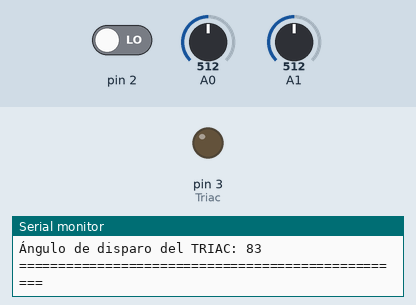
A sketch run on a simulated Arduino Uno, built with avr-gcc and run on an emulated ATmega328P. On the bench: output pins drawn as LEDs (lit = HIGH), the last lines printed to the serial monitor. The inputs (shaded band) are chosen by the test bench; at power-on: pin 2 LOW, A1 = 512, A0 = 512.

Above: at 2.2 s.
2.3 s: pin 2 driven HIGH
At 3.2 s:
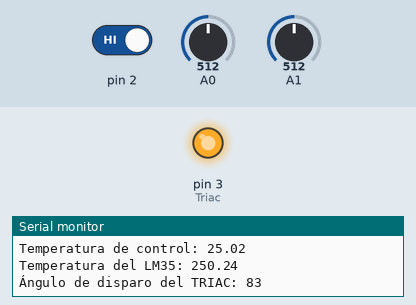
3.8 s: A1 set to 434
6.8 s: A1 set to 422
Timing chart, 0 to 9.8 s (numbered marks = the images above; inputs shaded):
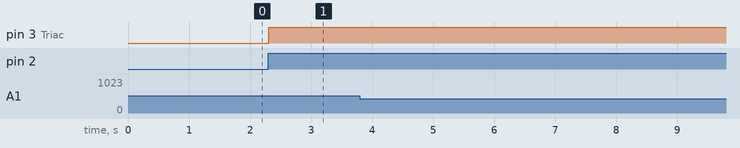

The sketch:

LM35_TRIAC.ino
```cpp
/*
  LIBRERÍAS
*/
// Incluir la librería PID
#include <PID_v1.h>

// Realizar el temporizador que testeara cada 100 us el contador
#include <TimerOne.h> // Temporizador


/*
  VARIABLES PID:

  setpoint (valor de consigna): Es el valor deseado o la referencia que se desea alcanzar o mantener en el sistema controlado.
  En este sistema de control de temperatura el setpoint será la temperatura objetivo a mantener.

  input (entrada): Es la variable que representa la medición actual del proceso o la planta que se está controlando.
  input será la temperatura actual medida por el sensor LM35.

  output (salida): Es la variable que representa la señal de control calculada por el controlador PID. output está asociada al
  ángulo de disparo (dim) del TRIAC, que controla la potencia suministrada a la carga (la lámpara) para ajustar la temperatura.

  Kp, Ki, Kd (constantes del controlador PID): Son los parámetros del controlador PID que determinan cómo responde el controlador
  a las diferencias entre la entrada y el setpoint.

    Kp (constante proporcional): Controla la contribución proporcional del error actual en la salida del controlador. Ajustar
    este valor afecta la respuesta del controlador ante errores presentes.

    Ki (constante integral): Controla la contribución acumulada de los errores pasados en la salida del controlador. Ajustar este
    valor afecta la capacidad del controlador para eliminar el error en estado estacionario.

    Kd (constante derivativa): Controla la contribución de la tasa de cambio del error en la salida del controlador. Ajustar este
    valor afecta la capacidad del controlador para prevenir oscilaciones excesivas y mejorar la respuesta transitoria.

  myPID (objeto PID): Es el objeto que representa el controlador PID. Se instancia con las direcciones de memoria de input, output
  y setpoint, junto con los valores de Kp, Ki y Kd. Este objeto encapsula la lógica de cálculo del controlador PID y se encarga de
  realizar los cálculos necesarios para producir la salida adecuada en función de la entrada y el setpoint.

    DIRECT: En este modo, el controlador aumentará su salida (output) cuando la entrada (input) sea menor que el valor de consigna
    (setpoint) y disminuirá su salida cuando la entrada sea mayor que el valor de consigna. Es decir, el controlador "actúa
    directamente" sobre el sistema para llevarlo hacia el valor de consigna. Este es el modo de operación típico para sistemas
    donde un aumento en la señal de control produce un aumento en la variable controlada.
*/
double setpoint, input, output;
double Kp = 2, Ki = 5, Kd = 1;
PID myPID(&input, &output, &setpoint, Kp, Ki, Kd, DIRECT);


/*
  VARIABLES PARA EL CONTROL DE LA TEMPERATURA
*/
float temp_lm35;

// Temperatura control:
float temp_deseada;


/*
  VARIABLES PARA EL CONTROL DEL TRIAC
*/
// Variable usada por el contador
volatile int i=0;

// Variable que actúa como switch al detectar cruce por cero
volatile boolean cruce_cero=0;

// Salida conectada al optoacoplador MOC 3021
int Triac = 3;

// Controla la intensidad de iluminación por medio del ángulo del TRIAC: 0 = MAX-ON || 83 = MIN-OFF
int dim;

// Tiempo en el cual se producen la interrupciones en us.
int T_int = 100;


/*
  CONFIGURACIONES "SET UP"
*/
void setup() {
  // Inicializar comunicación Serial a 9600 budios
  Serial.begin(9600);

  // Configurar el TRIAC como salida.
  pinMode(Triac, OUTPUT);

  /*
  "attachInterrupt" realiza una interrupción al detectar el cruce por cero en el pin 2
      - 0 hace referecnia al pin 2 que detecta el cruce por 0
      - Se llama a la fucnión "Deteccion_cruce_cero"
      - "RISING": Si el valor cambia de 0 a 1 se realiza la interrupción
  */
  attachInterrupt(0, Deteccion_cruce_cero, RISING);

  // Inicializa la librería "TimerOne.h" con el tiempo deseado
  Timer1.initialize(T_int);

  // En cada interrupción (cada 100 us) se ejecuta el codigo de la función "Dimer"
  Timer1.attachInterrupt(Dimer, T_int);

  Serial.println("Bienvenido al controlador de temperatura");
  delay(500);
  Serial.println("LM35: Control de temperatura analogo (OpAm)");
  // Esperar un segundo para empezar a acceder al sensor LM35
  delay(500);

  /*
    INICIALIZAR PID
  */
  // Valor inicial de la temperatura deseada
  setpoint = 0;
  myPID.SetMode(AUTOMATIC);
}


/*
  CRUCE X 0 TRUE
*/
void Deteccion_cruce_cero() {
  cruce_cero = true;
  i=0;
  digitalWrite(Triac, LOW);
}


/*
  DIMER: DISPARO DEL TRIAC
*/
void Dimer() {
  if (cruce_cero == true) {
    if (i>=dim) {
      digitalWrite(Triac, HIGH);
      i=0;
      cruce_cero=false;
    }
    else {
      i++;
    }
  }
}


/*
  CALCULAR TEMPERATURA
*/
void Calc_temperature() {
  int lectura_lm35 = analogRead(A1);
  float volts_lm35 = (lectura_lm35 * 5) / 1023.0;
  temp_lm35 = volts_lm35 * 100;
  Serial.print("Temperatura del LM35: ");
  Serial.println(temp_lm35);
}


/*
  LOOP: MAIN
*/
void loop() {
  // Leer el valor del potenciometro y calcular su equivalente en volts y temperatura
  int read_pot = analogRead(A0);
  float volts = (read_pot * 5) / 1023.0;
  temp_deseada = volts * 10;

  // Actualizar valor deseado del PID
  setpoint = temp_deseada;

  Serial.println("==================================================");
  Serial.print("Temperatura de control: ");
  Serial.println(temp_deseada);

  // Leer temperatura actual (del LM35)
  Calc_temperature();

  // Establecer entrada del PID como temperatura actual
  input = temp_lm35;

  // Calcular salida del PID
  myPID.Compute();

  // Invertir la salida del PID
  dim = 83 - output;

  Serial.print("Ángulo de disparo del TRIAC: ");
  Serial.println(dim);

  delay(300);
}
```

Measured:
- after the input at 2.3 s, pin 3 (Triac): LOW → HIGH at once
